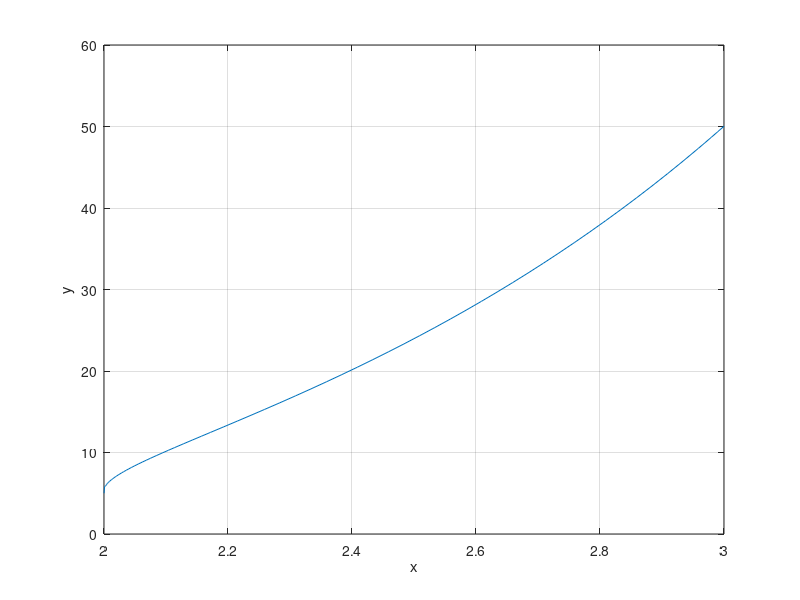

The MATLAB script that drew this image:
clear
clc
y0 = 5;
[x,y] = ode45(@(x,y)((x*y)/sqrt(x.^2-4)), [2.00001 3], y0);
plot(x,y);
disp([x,y])
%indeterminado para x = 2
%aproximacion para con x = 2.00001
grid on
xlabel('x')
ylabel('y')
